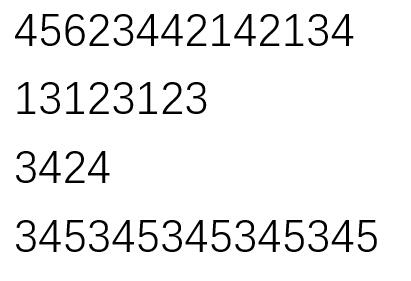
%> input picture testALL.jpg, 411 x 281 px
$ octave main.m   (GNU Octave 9; MATLAB toolbox functions it lacks are replaced by stand-ins)
%> lines starting %> are read from the running program, lines starting %| are printed output that depends on the picture; in (x1, y1, x2, y2) boxes, pixels count from 0 and x2, y2 are one past the last pixel; in counts of white or black regions, pixels touching at a corner belong together; the program's own positions count from 1
### fitNumberArea.m
function [ newImage ] = fitNumberArea(image)
%FINDNUMBERAREA 此处显示有关此函数的摘要
%   输入参数为原图
%   输出为大小64 * 64的新图  数字位于最大可能的正中间
%   为了归一更准确的判断数字
rows = size(image,1);
cols = size(image,2);

x1 = cols;
x2 = cols;
y1 = rows;
y2 = rows;

%% 检测四个坐标
sumX = sum(image);
sumY = sum(image,2);

for i = 1:cols
    if(sumX(i) ~= rows)
        x1 = i;
        break;
    end
end

for i = cols: -1 :1
    if(sumX(i) ~= rows)
        x2 = i;
        break;
    end
end

for i = 1:rows
    if(sumY(i) ~= cols)
        y1 = i;
        break;
    end
end

for i = rows:-1:1
    if(sumY(i) ~= cols)
        y2 = i;
        break;
    end
end

newImage = image(y1:y2,x1:x2);

%% 图像补全

subY = y2 - y1 + 1;
subX = x2 - x1 + 1;

if(subY >= subX)
    disLeft = round((subY - subX) / 2);
    disRight = subY - subX - disLeft;

    makeupLeftMat = ones(subY,disLeft);
    makeupRightMat = ones(subY,disRight);

    newImage = [makeupLeftMat,newImage,makeupRightMat];

else
    disUp = round((subX - subY) / 2);
    disDown = subX - subY - disUp;

    makeupUpMat = ones(disUp,subX);
    makeupDownMat = ones(disDown,subX);

    newImage = [makeupUpMat;newImage;makeupDownMat];

end
[m,n] = size(newImage);

newImage = 255 - imresize(newImage,64 / m,'nearest') * 255;


end

### matchNumber.m
function [ number ] = matchNumber( inputImage )
%UNTITLED 此处显示有关此函数的摘要
%
global templateNumber;
global subAll;
sumY = sum(inputImage,2);

for i = 1:10
    subAll(i) = sum(abs(sumY - templateNumber(:,i)));
end

number = find(subAll == min(subAll),1) - 1;

end

### main.m
clear all;
close all;
%% 载入匹配模板
global templateNumber;
load('templateNumber.mat')
%% 二值化
image = imread('testAll.jpg');
%> image is the input picture: size 281x411x3 uint8; min 0, max 255, mean 237.8
se=strel('line',2,2);
image=imdilate(image,se);
bImage = im2bw(image,graythresh(image)); %二值化
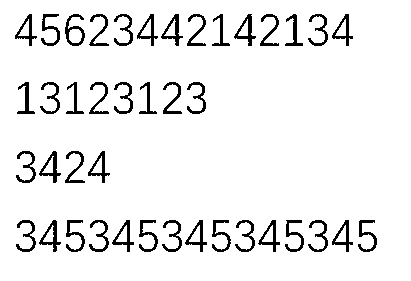
%> bImage: size 281x411 logical; 92.9% white; 41 black regions, largest, box (x1, y1, x2, y2) and area: (65, 14, 85, 46) 233, (234, 14, 256, 46) 229, (39, 151, 61, 183) 229

%% 求坐标
sumY = sum(bImage,2);
%> sumY = 281 values, max 411 at index 1, min 245 at index 223, mean 381.7
[rows,cols] = size(bImage);
%> rows = 281; cols = 411


newNumberFlag = 1;
findNumberFlag = 0;
numberRows = 0; %行数

for i = 1:rows
    if(newNumberFlag == 1)
        if(sumY(i) ~= cols)%存在字符
            findNumberFlag = 1;
            numberRows = numberRows + 1;
            rowsStartAndEnd(numberRows,1) = i;%储存第i个的起始行
            newNumberFlag = 0;
        end
    end
    if(findNumberFlag == 1)
        if(sumY(i) == cols)%字符结束
            rowsStartAndEnd(numberRows,2) = i;%储存第i个的结束行
            findNumberFlag = 0;
            newNumberFlag = 1;
        end
    end
end
%> after the loop, numberRows = 4; rowsStartAndEnd = [15 47; 83 115; 152 184; 221 253]

newNumberFlag = 1;
findNumberFlag = 0;

j = 1;

while(j <= numberRows)
    numberCols = 0; %列数
    m = rowsStartAndEnd(j,1);
    n = rowsStartAndEnd(j,2);
    sumX = sum(bImage(m:n,:));

    for i = 1:cols
        if(newNumberFlag == 1)
            if(sumX(i) ~= n - m + 1)
                findNumberFlag = 1;
                numberCols = numberCols + 1;
                colsStartAndEnd(j,2 * numberCols - 1) = i;%储存第i个的起始列
                newNumberFlag = 0;
            end
        end

        if(findNumberFlag == 1)
            if(sumX(i) == n - m + 1)%字符结束
                colsStartAndEnd(j,2 * numberCols) = i;%储存第i个的结束列
                findNumberFlag = 0;
                newNumberFlag = 1;
            end
        end
    end
    j = j + 1;
end
%> this loop made 4 passes
%> (m, n) on passes 1 to 4: (15, 47), (83, 115), (152, 184), (221, 253)
%> after the loop, colsStartAndEnd = 30 columns, first 8: [16 38 42 61 66 86 90 110; 18 36 41 61 67 85 90 110; 17 37 40 62 66 86 89 111; 17 37 40 62 67 86 90 110]
%% 统计字数 并将坐标存入pos
row = size(colsStartAndEnd,1);
%> row = 4
col = size(colsStartAndEnd,2) / 2;
%> col = 15
numberCnt = 0;
for i = 1:row
    everyRowNumberCnt = 0;
    for j = 1:col
        if(colsStartAndEnd(i,j * 2) ~= 0)
            numberCnt = numberCnt + 1;
            everyRowNumberCnt = everyRowNumberCnt + 1;
            pos(numberCnt,1) = colsStartAndEnd(i,j * 2 - 1);
            pos(numberCnt,2) = colsStartAndEnd(i,j * 2);
            pos(numberCnt,3) = rowsStartAndEnd(i,1);
            pos(numberCnt,4) = rowsStartAndEnd(i,2);
        else
            break;
        end
    end
    everyRowCnt(i) = everyRowNumberCnt;%记录每行的个数
end
%> this loop made 4 passes
%> after the loop, everyRowCnt = [14 8 4 15]; numberCnt = 41; pos = 41 rows, first 8: [16 38 15 47; 42 61 15 47; 66 86 15 47; 90 110 15 47; 115 134 15 47; 138 159 15 47; 162 184 15 47; 188 207 15 47]

%% 将每个预分割的坐标进行范围缩小
for i = 1:numberCnt
    x1 = pos(i,1);
    x2 = pos(i,2);
    y1 = pos(i,3);
    y2 = pos(i,4);
    sumY = sum(bImage(y1:y2,x1:x2),2);

    for j = y1:y2
        if(sumY(j - y1 + 1) ~= x2 - x1 + 1)
            pos(i,3) = j;
            break;
        end
    end

    for j = y2:-1:y1
        if(sumY(j - y1 + 1) ~= x2 - x1 + 1)
            pos(i,4) = j;
            break;
        end
    end

end
%> this loop made 41 passes
%> (x1, x2, y1, y2) on passes 1 to 12: (16, 38, 15, 47), (42, 61, 15, 47), (66, 86, 15, 47), (90, 110, 15, 47), (115, 134, 15, 47), (138, 159, 15, 47), (162, 184, 15, 47), (188, 207, 15, 47), (213, 231, 15, 47), (235, 257, 15, 47), (261, 280, 15, 47), (286, 304, 15, 47)
%> after the loop, pos = 41 rows, first 8: [16 38 15 46; 42 61 15 46; 66 86 15 46; 90 110 15 46; 115 134 15 46; 138 159 15 46; 162 184 15 46; 188 207 15 46]

%% 在原图上画分割字符
for i = 1:numberCnt
    x1 = pos(i,1);
    x2 = pos(i,2);
    y1 = pos(i,3);
    y2 = pos(i,4);
    image(y1:y2,x1,2) = 0;
    image(y1:y2,x2,2) = 0;
    image(y1,x1:x2,2) = 0;
    image(y2,x1:x2,2) = 0;

end
%> this loop made 41 passes
%> (x1, x2, y1, y2) on passes 1 to 12: (16, 38, 15, 46), (42, 61, 15, 46), (66, 86, 15, 46), (90, 110, 15, 46), (115, 134, 15, 46), (138, 159, 15, 46), (162, 184, 15, 46), (188, 207, 15, 46), (213, 231, 15, 46), (235, 257, 15, 46), (261, 280, 15, 46), (286, 304, 15, 46)
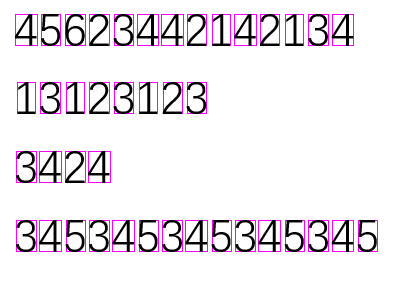
%> image: size 281x411x3 uint8; 3.39% of pixels changed, all inside (x1, y1, x2, y2) = (15, 14, 378, 252)
figure
imshow(image);
%% 对每个字符进行判定 根据每行的个数分行
row = 0;
for i = 1:numberCnt
    if(i > sum(everyRowCnt(1:row + 1)))
        finalNumber(i + row) = 55;
        row = row + 1;
    end
    col = col + 1;
    x1 = pos(i,1);
    x2 = pos(i,2);
    y1 = pos(i,3);
    y2 = pos(i,4);
    numberImage = fitNumberArea(bImage(y1:y2,x1:x2));
    finalNumber(i + row) = matchNumber(numberImage);
end
%> this loop made 41 passes
%> (row, cols in fitNumberArea, subX in fitNumberArea, disLeft in fitNumberArea, disRight in fitNumberArea, number in matchNumber) on pass 15: (1, 19, 18, 7, 7, 2)
%> (cols in fitNumberArea, subX in fitNumberArea, disLeft in fitNumberArea, disRight in fitNumberArea, number in matchNumber) on passes 1 to 6: (23, 22, 5, 5, 4), (20, 19, 7, 6, 5), (21, 20, 6, 6, 6), (21, 20, 6, 6, 2), (20, 19, 7, 6, 3), (22, 21, 6, 5, 4)
%> pass 1, in fitNumberArea, `newImage = image(y1:y2,x1:x2);`:
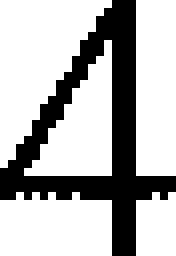
%> newImage: size 32x22 logical (shown 8 times larger); 71.2% white; 1 black region, box (x1, y1, x2, y2) and area: (0, 0, 22, 32) 203
%> pass 1, in fitNumberArea, `newImage = [makeupLeftMat,newImage,makeupRightMat];`:
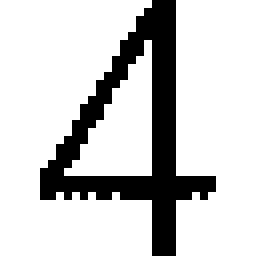
%> newImage: size 32x32 double (shown 8 times larger); values 0 (black) and 1 (white), 80.2% white; 1 black region, box (x1, y1, x2, y2) and area: (5, 0, 27, 32) 203
%> pass 1, in fitNumberArea, `newImage = 255 - imresize(newImage,64 / m,'nearest') * 255;`:
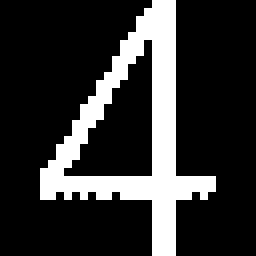
%> newImage: size 64x64 double (shown 4 times larger); 19.8% white; 1 white region, box (x1, y1, x2, y2) and area: (10, 0, 54, 64) 812
%> pass 2, in fitNumberArea (call 2), `newImage = [makeupLeftMat,newImage,makeupRightMat];`:
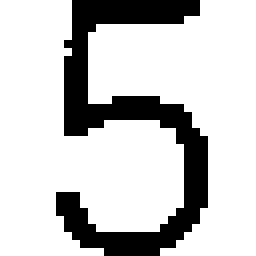
%> newImage: size 32x32 double (shown 8 times larger); values 0 (black) and 1 (white), 79% white; 1 black region, box (x1, y1, x2, y2) and area: (7, 0, 26, 32) 215

%% 文件写入txt
 fid = fopen('number.txt','w');
 for i = 1:size(finalNumber,2);
     temp = finalNumber(i);
     if(temp == 55)
         fprintf(fid,'\n');
     else
        fprintf(fid,'%g\t',temp);
     end
 end
%> this loop made 44 passes

 fclose(fid);
